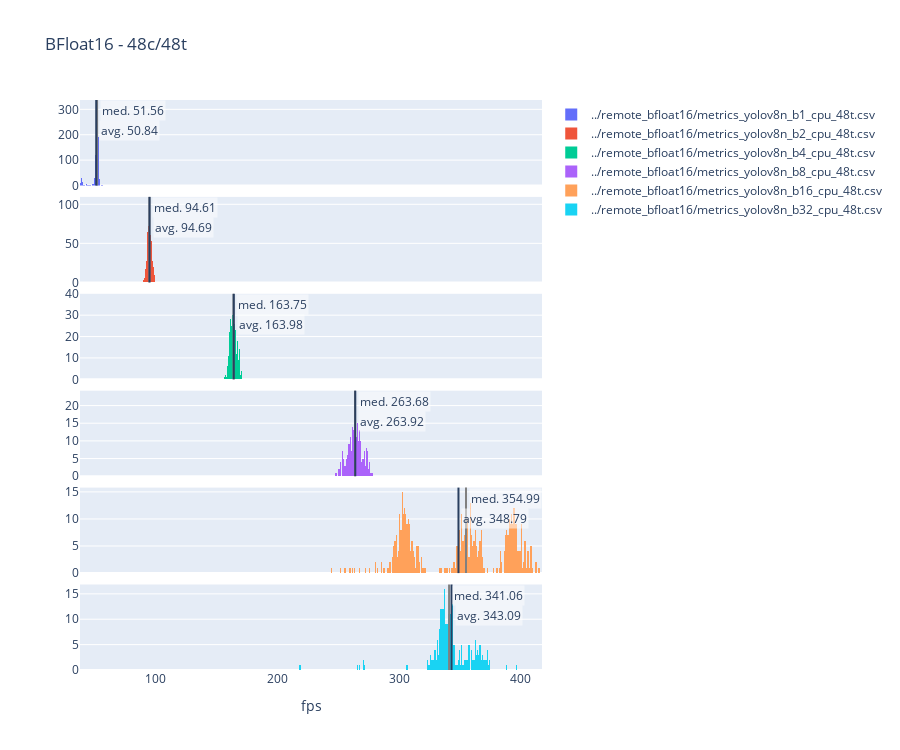
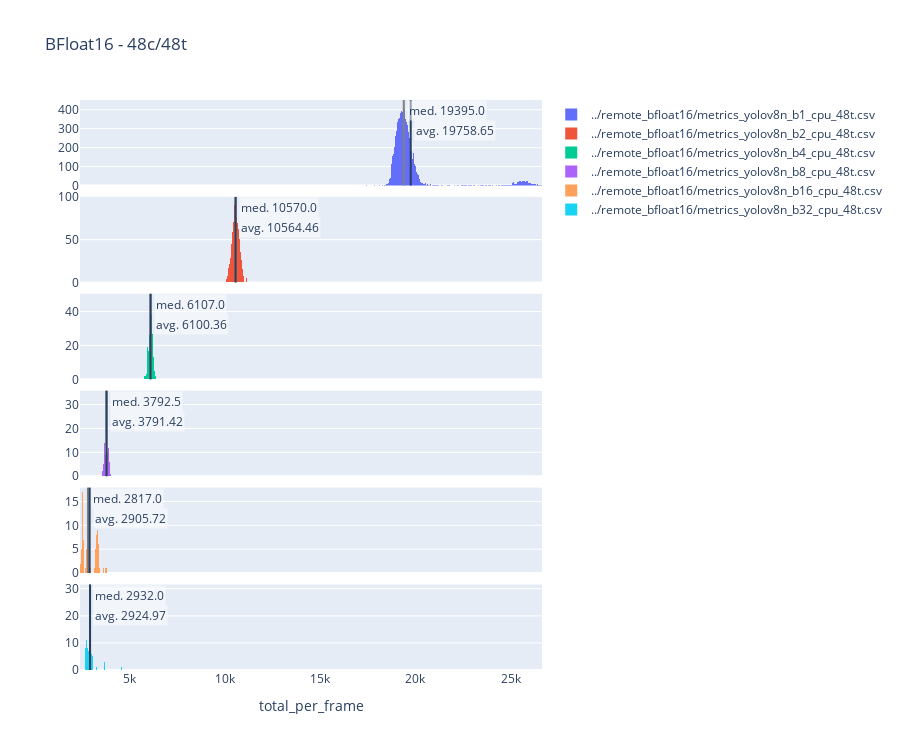
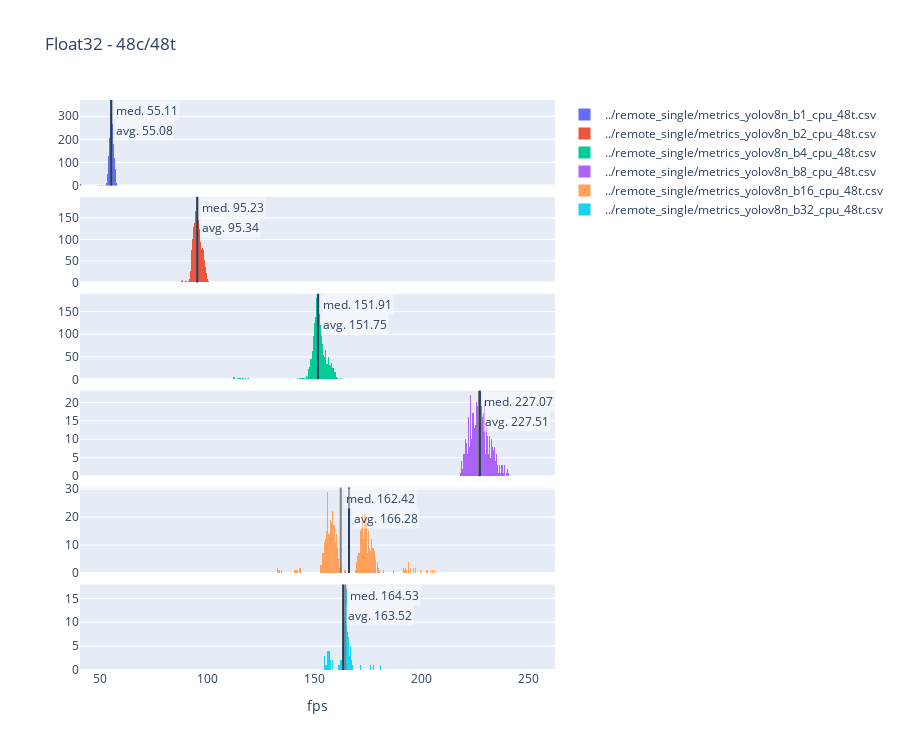
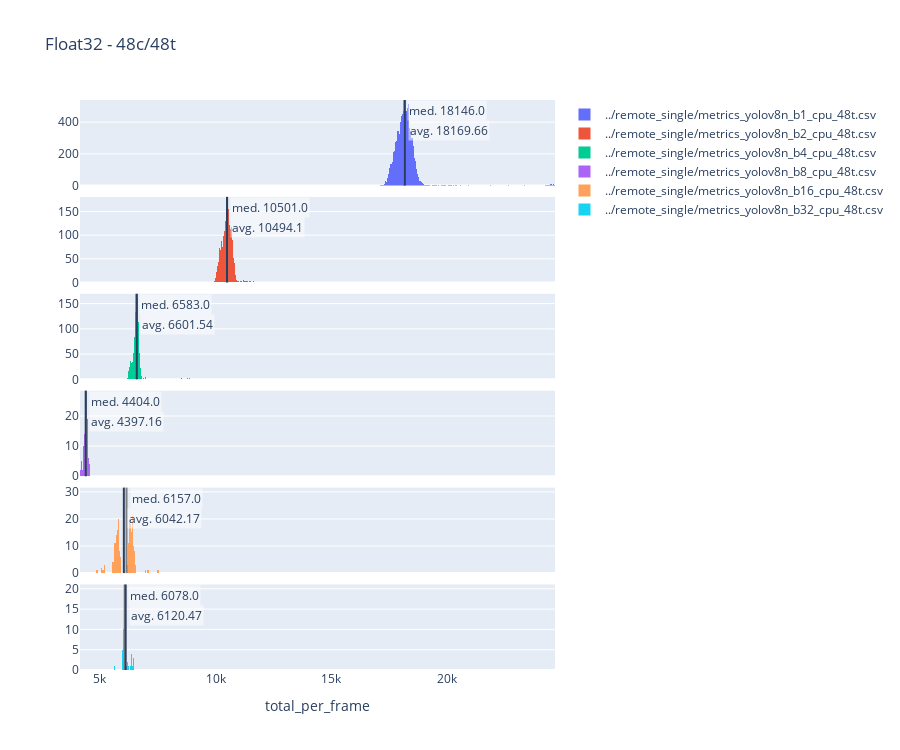

The notebook cell saved with these charts, in order:
### Code cell
bfloat16_files = [
    '../remote_bfloat16/metrics_yolov8n_b1_cpu_48t.csv',
    '../remote_bfloat16/metrics_yolov8n_b2_cpu_48t.csv',
    '../remote_bfloat16/metrics_yolov8n_b4_cpu_48t.csv',
    '../remote_bfloat16/metrics_yolov8n_b8_cpu_48t.csv',
    '../remote_bfloat16/metrics_yolov8n_b16_cpu_48t.csv',
    '../remote_bfloat16/metrics_yolov8n_b32_cpu_48t.csv',
]

create_histograms([read_metrics(f) for f in bfloat16_files], bfloat16_files, 'BFloat16 - 48c/48t', 'fps').show()
create_histograms([read_metrics(f) for f in bfloat16_files], bfloat16_files, 'BFloat16 - 48c/48t', 'total_per_frame').show()

float32_files = [
    '../remote_single/metrics_yolov8n_b1_cpu_48t.csv',
    '../remote_single/metrics_yolov8n_b2_cpu_48t.csv',
    '../remote_single/metrics_yolov8n_b4_cpu_48t.csv',
    '../remote_single/metrics_yolov8n_b8_cpu_48t.csv',
    '../remote_single/metrics_yolov8n_b16_cpu_48t.csv',
    '../remote_single/metrics_yolov8n_b32_cpu_48t.csv',
]

create_histograms([read_metrics(f) for f in float32_files], float32_files, 'Float32 - 48c/48t', 'fps').show()
create_histograms([read_metrics(f) for f in float32_files], float32_files, 'Float32 - 48c/48t', 'total_per_frame').show()

### Figure 1 — Plotly figure (JSON) as saved in the notebook; plotly's stock layout.template omitted (floating-point values rounded to 4 significant figures; data arrays with more than 128 entries replaced by an {"elided": "..."} marker saying what was removed)
{"data": [{"name": "../remote_bfloat16/metrics_yolov8n_b1_cpu_48t.csv", "nbinsx": 200, "type": "histogram", "x": {"elided": "7920 float values"}, "xaxis": "x", "yaxis": "y"}, {"name": "../remote_bfloat16/metrics_yolov8n_b2_cpu_48t.csv", "nbinsx": 200, "type": "histogram", "x": {"elided": "3960 float values"}, "xaxis": "x2", "yaxis": "y2"}, {"name": "../remote_bfloat16/metrics_yolov8n_b4_cpu_48t.csv", "nbinsx": 200, "type": "histogram", "x": {"elided": "1980 float values"}, "xaxis": "x3", "yaxis": "y3"}, {"name": "../remote_bfloat16/metrics_yolov8n_b8_cpu_48t.csv", "nbinsx": 200, "type": "histogram", "x": {"elided": "990 float values"}, "xaxis": "x4", "yaxis": "y4"}, {"name": "../remote_bfloat16/metrics_yolov8n_b16_cpu_48t.csv", "nbinsx": 200, "type": "histogram", "x": {"elided": "495 float values"}, "xaxis": "x5", "yaxis": "y5"}, {"name": "../remote_bfloat16/metrics_yolov8n_b32_cpu_48t.csv", "nbinsx": 200, "type": "histogram", "x": {"elided": "247 float values"}, "xaxis": "x6", "yaxis": "y6"}], "layout": {"annotations": [{"bgcolor": "rgba(255,255,255,0.5)", "showarrow": false, "text": "med. 51.56", "x": 51.56, "xanchor": "left", "xref": "x", "xshift": 3, "y": 1, "yanchor": "top", "yref": "y domain"}, {"bgcolor": "rgba(255,255,255,0.5)", "showarrow": false, "text": "avg. 50.84", "x": 50.84, "xanchor": "left", "xref": "x", "xshift": 3, "y": 1, "yanchor": "top", "yref": "y domain", "yshift": -20}, {"bgcolor": "rgba(255,255,255,0.5)", "showarrow": false, "text": "med. 94.61", "x": 94.61, "xanchor": "left", "xref": "x2", "xshift": 3, "y": 1, "yanchor": "top", "yref": "y2 domain"}, {"bgcolor": "rgba(255,255,255,0.5)", "showarrow": false, "text": "avg. 94.69", "x": 94.69, "xanchor": "left", "xref": "x2", "xshift": 3, "y": 1, "yanchor": "top", "yref": "y2 domain", "yshift": -20}, {"bgcolor": "rgba(255,255,255,0.5)", "showarrow": false, "text": "med. 163.75", "x": 163.7, "xanchor": "left", "xref": "x3", "xshift": 3, "y": 1, "yanchor": "top", "yref": "y3 domain"}, {"bgcolor": "rgba(255,255,255,0.5)", "showarrow": false, "text": "avg. 163.98", "x": 164.0, "xanchor": "left", "xref": "x3", "xshift": 3, "y": 1, "yanchor": "top", "yref": "y3 domain", "yshift": -20}, {"bgcolor": "rgba(255,255,255,0.5)", "showarrow": false, "text": "med. 263.68", "x": 263.7, "xanchor": "left", "xref": "x4", "xshift": 3, "y": 1, "yanchor": "top", "yref": "y4 domain"}, {"bgcolor": "rgba(255,255,255,0.5)", "showarrow": false, "text": "avg. 263.92", "x": 263.9, "xanchor": "left", "xref": "x4", "xshift": 3, "y": 1, "yanchor": "top", "yref": "y4 domain", "yshift": -20}, {"bgcolor": "rgba(255,255,255,0.5)", "showarrow": false, "text": "med. 354.99", "x": 355.0, "xanchor": "left", "xref": "x5", "xshift": 3, "y": 1, "yanchor": "top", "yref": "y5 domain"}, {"bgcolor": "rgba(255,255,255,0.5)", "showarrow": false, "text": "avg. 348.79", "x": 348.8, "xanchor": "left", "xref": "x5", "xshift": 3, "y": 1, "yanchor": "top", "yref": "y5 domain", "yshift": -20}, {"bgcolor": "rgba(255,255,255,0.5)", "showarrow": false, "text": "med. 341.06", "x": 341.1, "xanchor": "left", "xref": "x6", "xshift": 3, "y": 1, "yanchor": "top", "yref": "y6 domain"}, {"bgcolor": "rgba(255,255,255,0.5)", "showarrow": false, "text": "avg. 343.09", "x": 343.1, "xanchor": "left", "xref": "x6", "xshift": 3, "y": 1, "yanchor": "top", "yref": "y6 domain", "yshift": -20}], "height": 750, "shapes": [{"line": {"color": "grey"}, "type": "line", "x0": 51.56, "x1": 51.56, "xref": "x", "y0": 0, "y1": 1, "yref": "y domain"}, {"type": "line", "x0": 50.84, "x1": 50.84, "xref": "x", "y0": 0, "y1": 1, "yref": "y domain"}, {"line": {"color": "grey"}, "type": "line", "x0": 94.61, "x1": 94.61, "xref": "x2", "y0": 0, "y1": 1, "yref": "y2 domain"}, {"type": "line", "x0": 94.69, "x1": 94.69, "xref": "x2", "y0": 0, "y1": 1, "yref": "y2 domain"}, {"line": {"color": "grey"}, "type": "line", "x0": 163.7, "x1": 163.7, "xref": "x3", "y0": 0, "y1": 1, "yref": "y3 domain"}, {"type": "line", "x0": 164.0, "x1": 164.0, "xref": "x3", "y0": 0, "y1": 1, "yref": "y3 domain"}, {"line": {"color": "grey"}, "type": "line", "x0": 263.7, "x1": 263.7, "xref": "x4", "y0": 0, "y1": 1, "yref": "y4 domain"}, {"type": "line", "x0": 263.9, "x1": 263.9, "xref": "x4", "y0": 0, "y1": 1, "yref": "y4 domain"}, {"line": {"color": "grey"}, "type": "line", "x0": 355.0, "x1": 355.0, "xref": "x5", "y0": 0, "y1": 1, "yref": "y5 domain"}, {"type": "line", "x0": 348.8, "x1": 348.8, "xref": "x5", "y0": 0, "y1": 1, "yref": "y5 domain"}, {"line": {"color": "grey"}, "type": "line", "x0": 341.1, "x1": 341.1, "xref": "x6", "y0": 0, "y1": 1, "yref": "y6 domain"}, {"type": "line", "x0": 343.1, "x1": 343.1, "xref": "x6", "y0": 0, "y1": 1, "yref": "y6 domain"}], "title": {"text": "BFloat16 - 48c/48t"}, "xaxis": {"anchor": "y", "domain": [0, 1], "matches": "x6", "showticklabels": false}, "xaxis2": {"anchor": "y2", "domain": [0, 1], "matches": "x6", "showticklabels": false}, "xaxis3": {"anchor": "y3", "domain": [0, 1], "matches": "x6", "showticklabels": false}, "xaxis4": {"anchor": "y4", "domain": [0, 1], "matches": "x6", "showticklabels": false}, "xaxis5": {"anchor": "y5", "domain": [0, 1], "matches": "x6", "showticklabels": false}, "xaxis6": {"anchor": "y6", "domain": [0, 1], "title": {"text": "fps"}}, "yaxis": {"anchor": "x", "domain": [0.85, 1]}, "yaxis2": {"anchor": "x2", "domain": [0.68, 0.83]}, "yaxis3": {"anchor": "x3", "domain": [0.51, 0.66]}, "yaxis4": {"anchor": "x4", "domain": [0.34, 0.49]}, "yaxis5": {"anchor": "x5", "domain": [0.17, 0.32]}, "yaxis6": {"anchor": "x6", "domain": [0, 0.15]}}}

### Figure 2 — Plotly figure (JSON) as saved in the notebook; plotly's stock layout.template omitted (floating-point values rounded to 4 significant figures; data arrays with more than 128 entries replaced by an {"elided": "..."} marker saying what was removed)
{"data": [{"name": "../remote_bfloat16/metrics_yolov8n_b1_cpu_48t.csv", "nbinsx": 200, "type": "histogram", "x": {"elided": "7920 int values"}, "xaxis": "x", "yaxis": "y"}, {"name": "../remote_bfloat16/metrics_yolov8n_b2_cpu_48t.csv", "nbinsx": 200, "type": "histogram", "x": {"elided": "3960 int values"}, "xaxis": "x2", "yaxis": "y2"}, {"name": "../remote_bfloat16/metrics_yolov8n_b4_cpu_48t.csv", "nbinsx": 200, "type": "histogram", "x": {"elided": "1980 int values"}, "xaxis": "x3", "yaxis": "y3"}, {"name": "../remote_bfloat16/metrics_yolov8n_b8_cpu_48t.csv", "nbinsx": 200, "type": "histogram", "x": {"elided": "990 int values"}, "xaxis": "x4", "yaxis": "y4"}, {"name": "../remote_bfloat16/metrics_yolov8n_b16_cpu_48t.csv", "nbinsx": 200, "type": "histogram", "x": {"elided": "495 int values"}, "xaxis": "x5", "yaxis": "y5"}, {"name": "../remote_bfloat16/metrics_yolov8n_b32_cpu_48t.csv", "nbinsx": 200, "type": "histogram", "x": {"elided": "247 int values"}, "xaxis": "x6", "yaxis": "y6"}], "layout": {"annotations": [{"bgcolor": "rgba(255,255,255,0.5)", "showarrow": false, "text": "med. 19395.0", "x": 19395, "xanchor": "left", "xref": "x", "xshift": 3, "y": 1, "yanchor": "top", "yref": "y domain"}, {"bgcolor": "rgba(255,255,255,0.5)", "showarrow": false, "text": "avg. 19758.65", "x": 19760.0, "xanchor": "left", "xref": "x", "xshift": 3, "y": 1, "yanchor": "top", "yref": "y domain", "yshift": -20}, {"bgcolor": "rgba(255,255,255,0.5)", "showarrow": false, "text": "med. 10570.0", "x": 10570, "xanchor": "left", "xref": "x2", "xshift": 3, "y": 1, "yanchor": "top", "yref": "y2 domain"}, {"bgcolor": "rgba(255,255,255,0.5)", "showarrow": false, "text": "avg. 10564.46", "x": 10560.0, "xanchor": "left", "xref": "x2", "xshift": 3, "y": 1, "yanchor": "top", "yref": "y2 domain", "yshift": -20}, {"bgcolor": "rgba(255,255,255,0.5)", "showarrow": false, "text": "med. 6107.0", "x": 6107, "xanchor": "left", "xref": "x3", "xshift": 3, "y": 1, "yanchor": "top", "yref": "y3 domain"}, {"bgcolor": "rgba(255,255,255,0.5)", "showarrow": false, "text": "avg. 6100.36", "x": 6100.0, "xanchor": "left", "xref": "x3", "xshift": 3, "y": 1, "yanchor": "top", "yref": "y3 domain", "yshift": -20}, {"bgcolor": "rgba(255,255,255,0.5)", "showarrow": false, "text": "med. 3792.5", "x": 3792.0, "xanchor": "left", "xref": "x4", "xshift": 3, "y": 1, "yanchor": "top", "yref": "y4 domain"}, {"bgcolor": "rgba(255,255,255,0.5)", "showarrow": false, "text": "avg. 3791.42", "x": 3791.0, "xanchor": "left", "xref": "x4", "xshift": 3, "y": 1, "yanchor": "top", "yref": "y4 domain", "yshift": -20}, {"bgcolor": "rgba(255,255,255,0.5)", "showarrow": false, "text": "med. 2817.0", "x": 2817, "xanchor": "left", "xref": "x5", "xshift": 3, "y": 1, "yanchor": "top", "yref": "y5 domain"}, {"bgcolor": "rgba(255,255,255,0.5)", "showarrow": false, "text": "avg. 2905.72", "x": 2906.0, "xanchor": "left", "xref": "x5", "xshift": 3, "y": 1, "yanchor": "top", "yref": "y5 domain", "yshift": -20}, {"bgcolor": "rgba(255,255,255,0.5)", "showarrow": false, "text": "med. 2932.0", "x": 2932, "xanchor": "left", "xref": "x6", "xshift": 3, "y": 1, "yanchor": "top", "yref": "y6 domain"}, {"bgcolor": "rgba(255,255,255,0.5)", "showarrow": false, "text": "avg. 2924.97", "x": 2925.0, "xanchor": "left", "xref": "x6", "xshift": 3, "y": 1, "yanchor": "top", "yref": "y6 domain", "yshift": -20}], "height": 750, "shapes": [{"line": {"color": "grey"}, "type": "line", "x0": 19395, "x1": 19395, "xref": "x", "y0": 0, "y1": 1, "yref": "y domain"}, {"type": "line", "x0": 19760.0, "x1": 19760.0, "xref": "x", "y0": 0, "y1": 1, "yref": "y domain"}, {"line": {"color": "grey"}, "type": "line", "x0": 10570, "x1": 10570, "xref": "x2", "y0": 0, "y1": 1, "yref": "y2 domain"}, {"type": "line", "x0": 10560.0, "x1": 10560.0, "xref": "x2", "y0": 0, "y1": 1, "yref": "y2 domain"}, {"line": {"color": "grey"}, "type": "line", "x0": 6107, "x1": 6107, "xref": "x3", "y0": 0, "y1": 1, "yref": "y3 domain"}, {"type": "line", "x0": 6100.0, "x1": 6100.0, "xref": "x3", "y0": 0, "y1": 1, "yref": "y3 domain"}, {"line": {"color": "grey"}, "type": "line", "x0": 3792.0, "x1": 3792.0, "xref": "x4", "y0": 0, "y1": 1, "yref": "y4 domain"}, {"type": "line", "x0": 3791.0, "x1": 3791.0, "xref": "x4", "y0": 0, "y1": 1, "yref": "y4 domain"}, {"line": {"color": "grey"}, "type": "line", "x0": 2817, "x1": 2817, "xref": "x5", "y0": 0, "y1": 1, "yref": "y5 domain"}, {"type": "line", "x0": 2906.0, "x1": 2906.0, "xref": "x5", "y0": 0, "y1": 1, "yref": "y5 domain"}, {"line": {"color": "grey"}, "type": "line", "x0": 2932, "x1": 2932, "xref": "x6", "y0": 0, "y1": 1, "yref": "y6 domain"}, {"type": "line", "x0": 2925.0, "x1": 2925.0, "xref": "x6", "y0": 0, "y1": 1, "yref": "y6 domain"}], "title": {"text": "BFloat16 - 48c/48t"}, "xaxis": {"anchor": "y", "domain": [0, 1], "matches": "x6", "showticklabels": false}, "xaxis2": {"anchor": "y2", "domain": [0, 1], "matches": "x6", "showticklabels": false}, "xaxis3": {"anchor": "y3", "domain": [0, 1], "matches": "x6", "showticklabels": false}, "xaxis4": {"anchor": "y4", "domain": [0, 1], "matches": "x6", "showticklabels": false}, "xaxis5": {"anchor": "y5", "domain": [0, 1], "matches": "x6", "showticklabels": false}, "xaxis6": {"anchor": "y6", "domain": [0, 1], "title": {"text": "total_per_frame"}}, "yaxis": {"anchor": "x", "domain": [0.85, 1]}, "yaxis2": {"anchor": "x2", "domain": [0.68, 0.83]}, "yaxis3": {"anchor": "x3", "domain": [0.51, 0.66]}, "yaxis4": {"anchor": "x4", "domain": [0.34, 0.49]}, "yaxis5": {"anchor": "x5", "domain": [0.17, 0.32]}, "yaxis6": {"anchor": "x6", "domain": [0, 0.15]}}}

### Figure 3 — Plotly figure (JSON) as saved in the notebook; plotly's stock layout.template omitted (floating-point values rounded to 4 significant figures; data arrays with more than 128 entries replaced by an {"elided": "..."} marker saying what was removed)
{"data": [{"name": "../remote_single/metrics_yolov8n_b1_cpu_48t.csv", "nbinsx": 200, "type": "histogram", "x": {"elided": "7920 float values"}, "xaxis": "x", "yaxis": "y"}, {"name": "../remote_single/metrics_yolov8n_b2_cpu_48t.csv", "nbinsx": 200, "type": "histogram", "x": {"elided": "3960 float values"}, "xaxis": "x2", "yaxis": "y2"}, {"name": "../remote_single/metrics_yolov8n_b4_cpu_48t.csv", "nbinsx": 200, "type": "histogram", "x": {"elided": "1980 float values"}, "xaxis": "x3", "yaxis": "y3"}, {"name": "../remote_single/metrics_yolov8n_b8_cpu_48t.csv", "nbinsx": 200, "type": "histogram", "x": {"elided": "990 float values"}, "xaxis": "x4", "yaxis": "y4"}, {"name": "../remote_single/metrics_yolov8n_b16_cpu_48t.csv", "nbinsx": 200, "type": "histogram", "x": {"elided": "495 float values"}, "xaxis": "x5", "yaxis": "y5"}, {"name": "../remote_single/metrics_yolov8n_b32_cpu_48t.csv", "nbinsx": 200, "type": "histogram", "x": {"elided": "247 float values"}, "xaxis": "x6", "yaxis": "y6"}], "layout": {"annotations": [{"bgcolor": "rgba(255,255,255,0.5)", "showarrow": false, "text": "med. 55.11", "x": 55.11, "xanchor": "left", "xref": "x", "xshift": 3, "y": 1, "yanchor": "top", "yref": "y domain"}, {"bgcolor": "rgba(255,255,255,0.5)", "showarrow": false, "text": "avg. 55.08", "x": 55.08, "xanchor": "left", "xref": "x", "xshift": 3, "y": 1, "yanchor": "top", "yref": "y domain", "yshift": -20}, {"bgcolor": "rgba(255,255,255,0.5)", "showarrow": false, "text": "med. 95.23", "x": 95.23, "xanchor": "left", "xref": "x2", "xshift": 3, "y": 1, "yanchor": "top", "yref": "y2 domain"}, {"bgcolor": "rgba(255,255,255,0.5)", "showarrow": false, "text": "avg. 95.34", "x": 95.34, "xanchor": "left", "xref": "x2", "xshift": 3, "y": 1, "yanchor": "top", "yref": "y2 domain", "yshift": -20}, {"bgcolor": "rgba(255,255,255,0.5)", "showarrow": false, "text": "med. 151.91", "x": 151.9, "xanchor": "left", "xref": "x3", "xshift": 3, "y": 1, "yanchor": "top", "yref": "y3 domain"}, {"bgcolor": "rgba(255,255,255,0.5)", "showarrow": false, "text": "avg. 151.75", "x": 151.7, "xanchor": "left", "xref": "x3", "xshift": 3, "y": 1, "yanchor": "top", "yref": "y3 domain", "yshift": -20}, {"bgcolor": "rgba(255,255,255,0.5)", "showarrow": false, "text": "med. 227.07", "x": 227.1, "xanchor": "left", "xref": "x4", "xshift": 3, "y": 1, "yanchor": "top", "yref": "y4 domain"}, {"bgcolor": "rgba(255,255,255,0.5)", "showarrow": false, "text": "avg. 227.51", "x": 227.5, "xanchor": "left", "xref": "x4", "xshift": 3, "y": 1, "yanchor": "top", "yref": "y4 domain", "yshift": -20}, {"bgcolor": "rgba(255,255,255,0.5)", "showarrow": false, "text": "med. 162.42", "x": 162.4, "xanchor": "left", "xref": "x5", "xshift": 3, "y": 1, "yanchor": "top", "yref": "y5 domain"}, {"bgcolor": "rgba(255,255,255,0.5)", "showarrow": false, "text": "avg. 166.28", "x": 166.3, "xanchor": "left", "xref": "x5", "xshift": 3, "y": 1, "yanchor": "top", "yref": "y5 domain", "yshift": -20}, {"bgcolor": "rgba(255,255,255,0.5)", "showarrow": false, "text": "med. 164.53", "x": 164.5, "xanchor": "left", "xref": "x6", "xshift": 3, "y": 1, "yanchor": "top", "yref": "y6 domain"}, {"bgcolor": "rgba(255,255,255,0.5)", "showarrow": false, "text": "avg. 163.52", "x": 163.5, "xanchor": "left", "xref": "x6", "xshift": 3, "y": 1, "yanchor": "top", "yref": "y6 domain", "yshift": -20}], "height": 750, "shapes": [{"line": {"color": "grey"}, "type": "line", "x0": 55.11, "x1": 55.11, "xref": "x", "y0": 0, "y1": 1, "yref": "y domain"}, {"type": "line", "x0": 55.08, "x1": 55.08, "xref": "x", "y0": 0, "y1": 1, "yref": "y domain"}, {"line": {"color": "grey"}, "type": "line", "x0": 95.23, "x1": 95.23, "xref": "x2", "y0": 0, "y1": 1, "yref": "y2 domain"}, {"type": "line", "x0": 95.34, "x1": 95.34, "xref": "x2", "y0": 0, "y1": 1, "yref": "y2 domain"}, {"line": {"color": "grey"}, "type": "line", "x0": 151.9, "x1": 151.9, "xref": "x3", "y0": 0, "y1": 1, "yref": "y3 domain"}, {"type": "line", "x0": 151.7, "x1": 151.7, "xref": "x3", "y0": 0, "y1": 1, "yref": "y3 domain"}, {"line": {"color": "grey"}, "type": "line", "x0": 227.1, "x1": 227.1, "xref": "x4", "y0": 0, "y1": 1, "yref": "y4 domain"}, {"type": "line", "x0": 227.5, "x1": 227.5, "xref": "x4", "y0": 0, "y1": 1, "yref": "y4 domain"}, {"line": {"color": "grey"}, "type": "line", "x0": 162.4, "x1": 162.4, "xref": "x5", "y0": 0, "y1": 1, "yref": "y5 domain"}, {"type": "line", "x0": 166.3, "x1": 166.3, "xref": "x5", "y0": 0, "y1": 1, "yref": "y5 domain"}, {"line": {"color": "grey"}, "type": "line", "x0": 164.5, "x1": 164.5, "xref": "x6", "y0": 0, "y1": 1, "yref": "y6 domain"}, {"type": "line", "x0": 163.5, "x1": 163.5, "xref": "x6", "y0": 0, "y1": 1, "yref": "y6 domain"}], "title": {"text": "Float32 - 48c/48t"}, "xaxis": {"anchor": "y", "domain": [0, 1], "matches": "x6", "showticklabels": false}, "xaxis2": {"anchor": "y2", "domain": [0, 1], "matches": "x6", "showticklabels": false}, "xaxis3": {"anchor": "y3", "domain": [0, 1], "matches": "x6", "showticklabels": false}, "xaxis4": {"anchor": "y4", "domain": [0, 1], "matches": "x6", "showticklabels": false}, "xaxis5": {"anchor": "y5", "domain": [0, 1], "matches": "x6", "showticklabels": false}, "xaxis6": {"anchor": "y6", "domain": [0, 1], "title": {"text": "fps"}}, "yaxis": {"anchor": "x", "domain": [0.85, 1]}, "yaxis2": {"anchor": "x2", "domain": [0.68, 0.83]}, "yaxis3": {"anchor": "x3", "domain": [0.51, 0.66]}, "yaxis4": {"anchor": "x4", "domain": [0.34, 0.49]}, "yaxis5": {"anchor": "x5", "domain": [0.17, 0.32]}, "yaxis6": {"anchor": "x6", "domain": [0, 0.15]}}}

### Figure 4 — Plotly figure (JSON) as saved in the notebook; plotly's stock layout.template omitted (floating-point values rounded to 4 significant figures; data arrays with more than 128 entries replaced by an {"elided": "..."} marker saying what was removed)
{"data": [{"name": "../remote_single/metrics_yolov8n_b1_cpu_48t.csv", "nbinsx": 200, "type": "histogram", "x": {"elided": "7920 int values"}, "xaxis": "x", "yaxis": "y"}, {"name": "../remote_single/metrics_yolov8n_b2_cpu_48t.csv", "nbinsx": 200, "type": "histogram", "x": {"elided": "3960 int values"}, "xaxis": "x2", "yaxis": "y2"}, {"name": "../remote_single/metrics_yolov8n_b4_cpu_48t.csv", "nbinsx": 200, "type": "histogram", "x": {"elided": "1980 int values"}, "xaxis": "x3", "yaxis": "y3"}, {"name": "../remote_single/metrics_yolov8n_b8_cpu_48t.csv", "nbinsx": 200, "type": "histogram", "x": {"elided": "990 int values"}, "xaxis": "x4", "yaxis": "y4"}, {"name": "../remote_single/metrics_yolov8n_b16_cpu_48t.csv", "nbinsx": 200, "type": "histogram", "x": {"elided": "495 int values"}, "xaxis": "x5", "yaxis": "y5"}, {"name": "../remote_single/metrics_yolov8n_b32_cpu_48t.csv", "nbinsx": 200, "type": "histogram", "x": {"elided": "247 int values"}, "xaxis": "x6", "yaxis": "y6"}], "layout": {"annotations": [{"bgcolor": "rgba(255,255,255,0.5)", "showarrow": false, "text": "med. 18146.0", "x": 18146, "xanchor": "left", "xref": "x", "xshift": 3, "y": 1, "yanchor": "top", "yref": "y domain"}, {"bgcolor": "rgba(255,255,255,0.5)", "showarrow": false, "text": "avg. 18169.66", "x": 18170.0, "xanchor": "left", "xref": "x", "xshift": 3, "y": 1, "yanchor": "top", "yref": "y domain", "yshift": -20}, {"bgcolor": "rgba(255,255,255,0.5)", "showarrow": false, "text": "med. 10501.0", "x": 10501, "xanchor": "left", "xref": "x2", "xshift": 3, "y": 1, "yanchor": "top", "yref": "y2 domain"}, {"bgcolor": "rgba(255,255,255,0.5)", "showarrow": false, "text": "avg. 10494.1", "x": 10490.0, "xanchor": "left", "xref": "x2", "xshift": 3, "y": 1, "yanchor": "top", "yref": "y2 domain", "yshift": -20}, {"bgcolor": "rgba(255,255,255,0.5)", "showarrow": false, "text": "med. 6583.0", "x": 6583, "xanchor": "left", "xref": "x3", "xshift": 3, "y": 1, "yanchor": "top", "yref": "y3 domain"}, {"bgcolor": "rgba(255,255,255,0.5)", "showarrow": false, "text": "avg. 6601.54", "x": 6602.0, "xanchor": "left", "xref": "x3", "xshift": 3, "y": 1, "yanchor": "top", "yref": "y3 domain", "yshift": -20}, {"bgcolor": "rgba(255,255,255,0.5)", "showarrow": false, "text": "med. 4404.0", "x": 4404, "xanchor": "left", "xref": "x4", "xshift": 3, "y": 1, "yanchor": "top", "yref": "y4 domain"}, {"bgcolor": "rgba(255,255,255,0.5)", "showarrow": false, "text": "avg. 4397.16", "x": 4397.0, "xanchor": "left", "xref": "x4", "xshift": 3, "y": 1, "yanchor": "top", "yref": "y4 domain", "yshift": -20}, {"bgcolor": "rgba(255,255,255,0.5)", "showarrow": false, "text": "med. 6157.0", "x": 6157, "xanchor": "left", "xref": "x5", "xshift": 3, "y": 1, "yanchor": "top", "yref": "y5 domain"}, {"bgcolor": "rgba(255,255,255,0.5)", "showarrow": false, "text": "avg. 6042.17", "x": 6042.0, "xanchor": "left", "xref": "x5", "xshift": 3, "y": 1, "yanchor": "top", "yref": "y5 domain", "yshift": -20}, {"bgcolor": "rgba(255,255,255,0.5)", "showarrow": false, "text": "med. 6078.0", "x": 6078, "xanchor": "left", "xref": "x6", "xshift": 3, "y": 1, "yanchor": "top", "yref": "y6 domain"}, {"bgcolor": "rgba(255,255,255,0.5)", "showarrow": false, "text": "avg. 6120.47", "x": 6120.0, "xanchor": "left", "xref": "x6", "xshift": 3, "y": 1, "yanchor": "top", "yref": "y6 domain", "yshift": -20}], "height": 750, "shapes": [{"line": {"color": "grey"}, "type": "line", "x0": 18146, "x1": 18146, "xref": "x", "y0": 0, "y1": 1, "yref": "y domain"}, {"type": "line", "x0": 18170.0, "x1": 18170.0, "xref": "x", "y0": 0, "y1": 1, "yref": "y domain"}, {"line": {"color": "grey"}, "type": "line", "x0": 10501, "x1": 10501, "xref": "x2", "y0": 0, "y1": 1, "yref": "y2 domain"}, {"type": "line", "x0": 10490.0, "x1": 10490.0, "xref": "x2", "y0": 0, "y1": 1, "yref": "y2 domain"}, {"line": {"color": "grey"}, "type": "line", "x0": 6583, "x1": 6583, "xref": "x3", "y0": 0, "y1": 1, "yref": "y3 domain"}, {"type": "line", "x0": 6602.0, "x1": 6602.0, "xref": "x3", "y0": 0, "y1": 1, "yref": "y3 domain"}, {"line": {"color": "grey"}, "type": "line", "x0": 4404, "x1": 4404, "xref": "x4", "y0": 0, "y1": 1, "yref": "y4 domain"}, {"type": "line", "x0": 4397.0, "x1": 4397.0, "xref": "x4", "y0": 0, "y1": 1, "yref": "y4 domain"}, {"line": {"color": "grey"}, "type": "line", "x0": 6157, "x1": 6157, "xref": "x5", "y0": 0, "y1": 1, "yref": "y5 domain"}, {"type": "line", "x0": 6042.0, "x1": 6042.0, "xref": "x5", "y0": 0, "y1": 1, "yref": "y5 domain"}, {"line": {"color": "grey"}, "type": "line", "x0": 6078, "x1": 6078, "xref": "x6", "y0": 0, "y1": 1, "yref": "y6 domain"}, {"type": "line", "x0": 6120.0, "x1": 6120.0, "xref": "x6", "y0": 0, "y1": 1, "yref": "y6 domain"}], "title": {"text": "Float32 - 48c/48t"}, "xaxis": {"anchor": "y", "domain": [0, 1], "matches": "x6", "showticklabels": false}, "xaxis2": {"anchor": "y2", "domain": [0, 1], "matches": "x6", "showticklabels": false}, "xaxis3": {"anchor": "y3", "domain": [0, 1], "matches": "x6", "showticklabels": false}, "xaxis4": {"anchor": "y4", "domain": [0, 1], "matches": "x6", "showticklabels": false}, "xaxis5": {"anchor": "y5", "domain": [0, 1], "matches": "x6", "showticklabels": false}, "xaxis6": {"anchor": "y6", "domain": [0, 1], "title": {"text": "total_per_frame"}}, "yaxis": {"anchor": "x", "domain": [0.85, 1]}, "yaxis2": {"anchor": "x2", "domain": [0.68, 0.83]}, "yaxis3": {"anchor": "x3", "domain": [0.51, 0.66]}, "yaxis4": {"anchor": "x4", "domain": [0.34, 0.49]}, "yaxis5": {"anchor": "x5", "domain": [0.17, 0.32]}, "yaxis6": {"anchor": "x6", "domain": [0, 0.15]}}}
